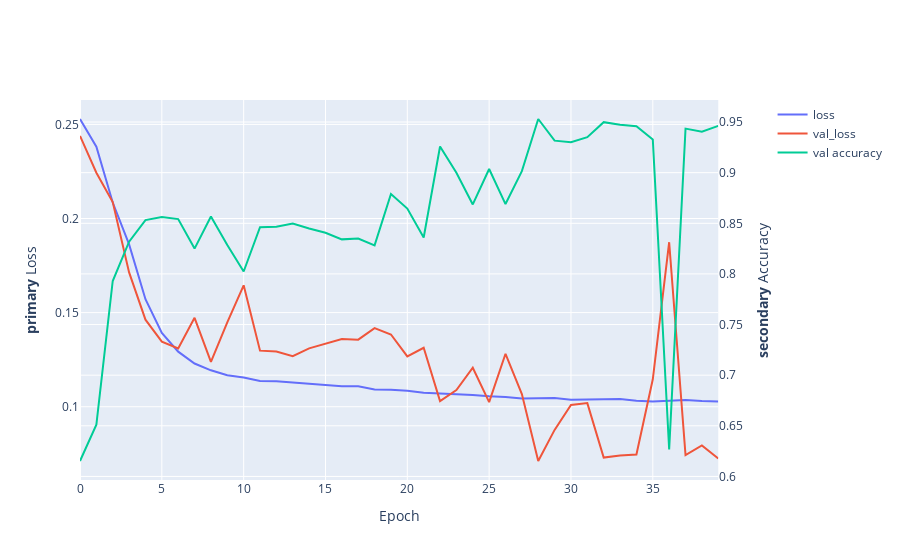

Notebook cell for this chart:
### Markdown cell above
## Plot training curves

### Code cell
import pandas as pd
import plotly.graph_objects as go
from plotly.subplots import make_subplots

df= pd.read_csv("../resources/train_logs/2/training.csv")
fig = make_subplots(specs=[[{"secondary_y": True}]])

fig.add_trace(
    go.Scatter( y=df['loss'], name="loss"),
    secondary_y=False,
)

fig.add_trace(
    go.Scatter( y=df['val_loss'], name="val_loss"),
    secondary_y=False,
)

fig.add_trace(
    go.Scatter( y=df['val_accuracy'], name="val accuracy"),
    secondary_y=True,
)

# Set x-axis title
fig.update_xaxes(title_text="Epoch")

# Set y-axes titles
fig.update_yaxes(title_text="<b>primary</b> Loss", secondary_y=False)
fig.update_yaxes(title_text="<b>secondary</b> Accuracy", secondary_y=True)

### Figure 1 — Plotly figure (JSON) as saved in the notebook; plotly's stock layout.template omitted (floating-point values rounded to 4 significant figures)
{"data": [{"name": "loss", "type": "scatter", "xaxis": "x", "y": [0.2529, 0.2381, 0.2085, 0.1862, 0.1571, 0.1392, 0.1293, 0.123, 0.1194, 0.1167, 0.1155, 0.1136, 0.1135, 0.1129, 0.1123, 0.1116, 0.1108, 0.1109, 0.1092, 0.109, 0.1085, 0.1075, 0.1071, 0.1066, 0.1063, 0.1055, 0.1052, 0.1044, 0.1044, 0.1046, 0.1038, 0.1039, 0.104, 0.1041, 0.1032, 0.1028, 0.1031, 0.1036, 0.103, 0.1028], "yaxis": "y"}, {"name": "val_loss", "type": "scatter", "xaxis": "x", "y": [0.2439, 0.2243, 0.2087, 0.1714, 0.1462, 0.1346, 0.1309, 0.1473, 0.1238, 0.1448, 0.1645, 0.1298, 0.1294, 0.1269, 0.131, 0.1336, 0.136, 0.1356, 0.1418, 0.1384, 0.1267, 0.1313, 0.103, 0.1088, 0.1207, 0.1025, 0.1281, 0.1067, 0.07118, 0.0877, 0.101, 0.1019, 0.07301, 0.07405, 0.07462, 0.1146, 0.1874, 0.07436, 0.07947, 0.07249], "yaxis": "y"}, {"name": "val accuracy", "type": "scatter", "xaxis": "x", "y": [0.6152, 0.6511, 0.793, 0.8319, 0.8531, 0.8561, 0.8541, 0.825, 0.8568, 0.8286, 0.8024, 0.8461, 0.8466, 0.8499, 0.8449, 0.8406, 0.8341, 0.8349, 0.8282, 0.8789, 0.8645, 0.836, 0.9259, 0.8999, 0.8686, 0.9036, 0.869, 0.9015, 0.953, 0.9316, 0.93, 0.935, 0.9499, 0.9473, 0.9459, 0.9327, 0.6267, 0.9435, 0.9404, 0.9463], "yaxis": "y2"}], "layout": {"xaxis": {"anchor": "y", "domain": [0, 0.94], "title": {"text": "Epoch"}}, "yaxis": {"anchor": "x", "domain": [0, 1], "title": {"text": "<b>primary</b> Loss"}}, "yaxis2": {"anchor": "x", "overlaying": "y", "side": "right", "title": {"text": "<b>secondary</b> Accuracy"}}}}
